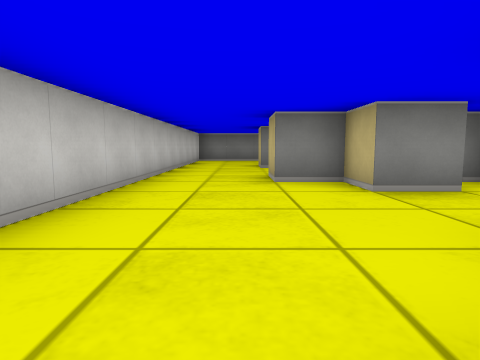
view 1 (above)

21 first-person views from a walk through a cub3D maze. The camera is about half as high as the walls, tilts 6° down and sees 75° across. The floor is counted in squares. Each view is taken from the middle of a square. On the plan, view 1 faces up. The plan holds only what a view shows up to about 9 squares ahead; the rest is blank.

view 2
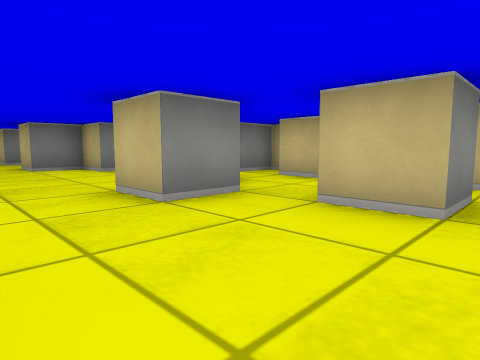

view 3
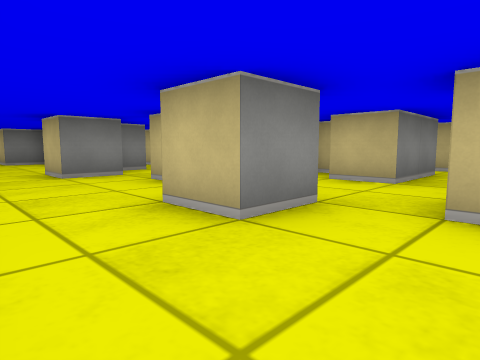

view 4
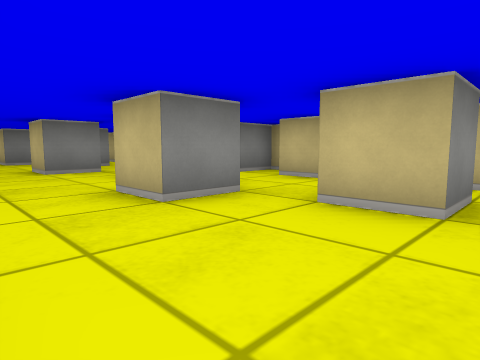

view 5
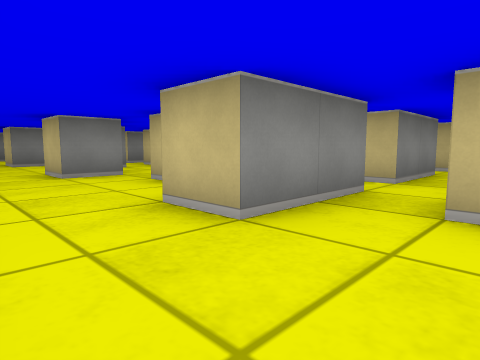

view 6
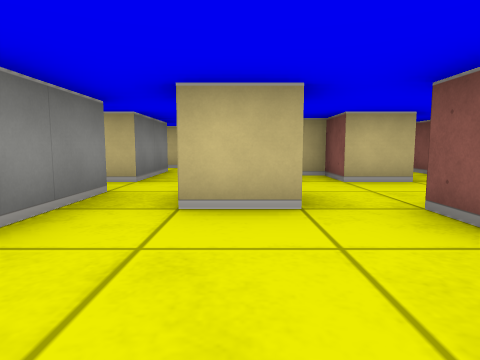

view 7
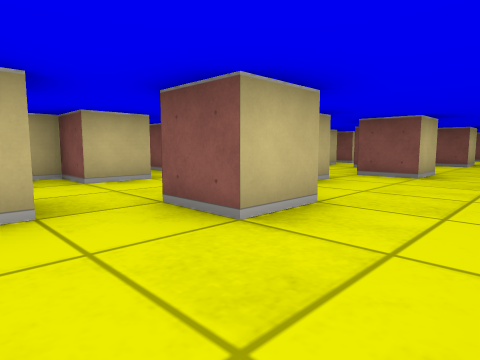

view 8
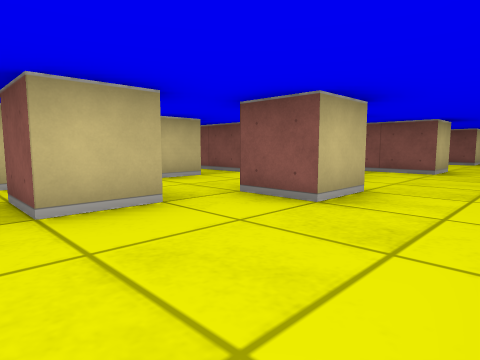

view 9
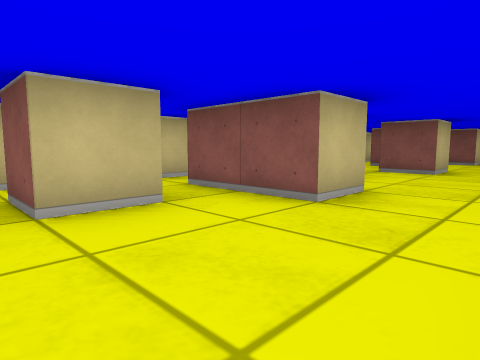

view 10
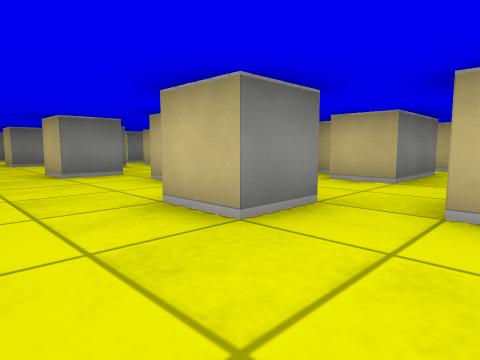

view 11
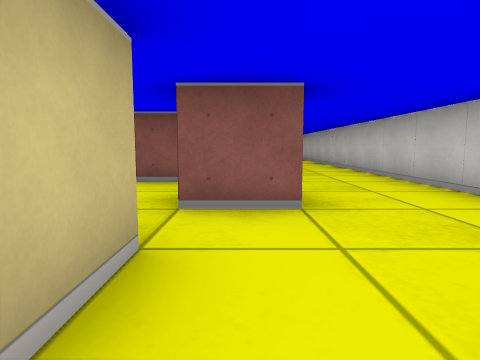

view 12
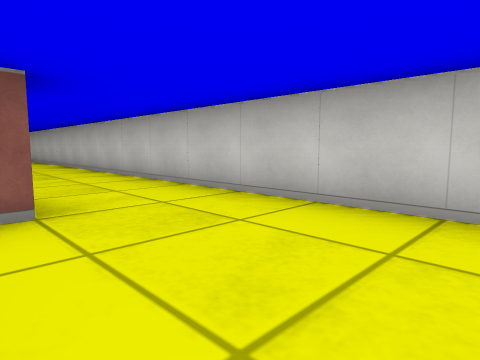

view 13
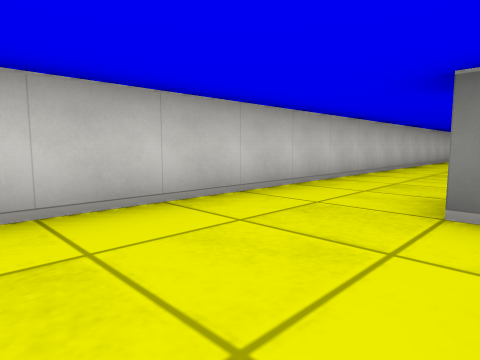

view 14
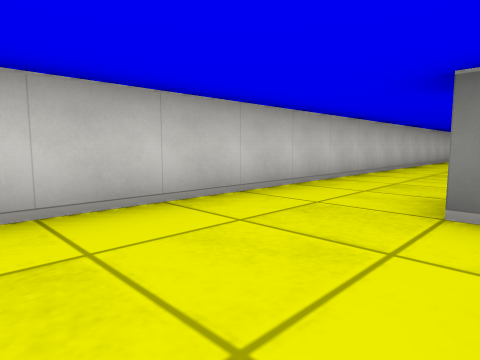

view 15
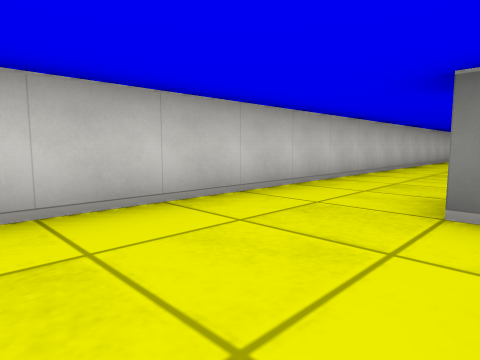

view 16
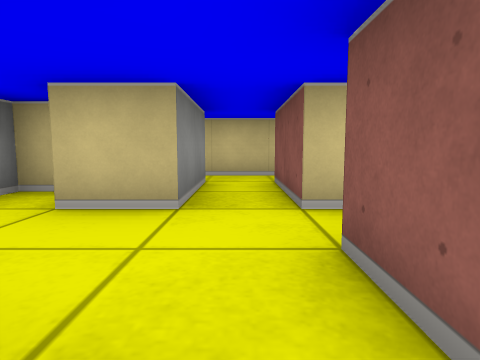

view 17
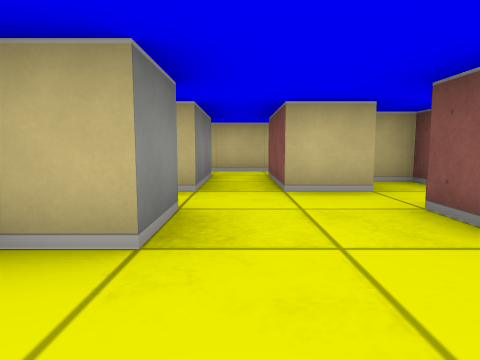

view 18
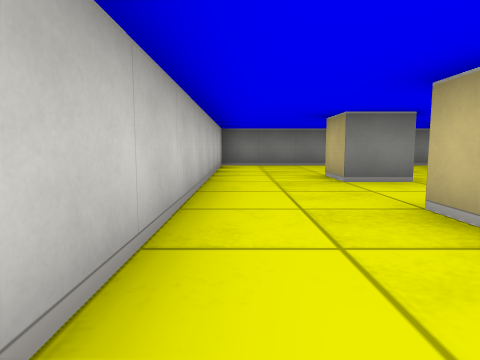

view 19
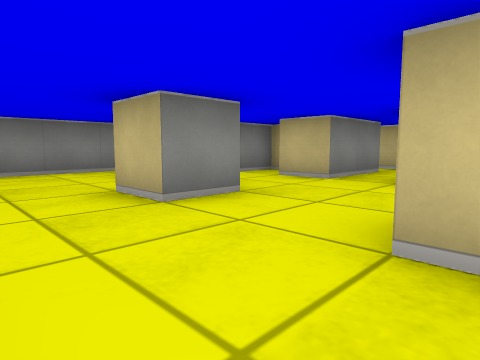

view 20
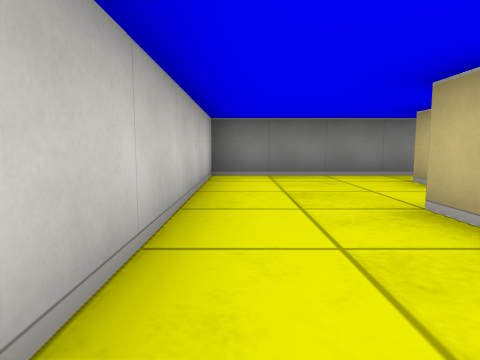

view 21
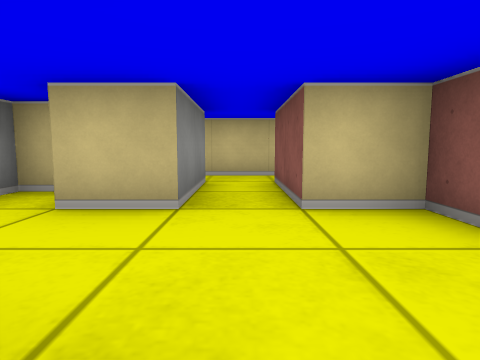

### Floor plan
Key: @ floor where view 1 was taken; # wall or solid block; . floor.
Columns run from 2 left of view 1 to 7 right of it. Each row starts with its distance up from view 1.
 12 #######
 11 #.... .
 10 #...#.##
  9 #......#
  8 #..#..##.#
  7 #........#
  6 #.....##.#
  5 #..##### #
  4 #.. #.## #
  3 #........#
  2 #.....## #
  1  ..##..#
  0  .@#..##
 -1 #.....
 -2 #...#.##
 -3 #......#
 -4 #..#..##.#
 -5 #........
 -6 #...#.##
 -7 #......#
 -8 #..#..##.#
 -9 #........#
-10 #...#.##.#
-11 #..... # #
-12 #..##.##.#
-13 #........
-14 #...#.##
-15 #......#
-16 #..#..##
-17 #.......
-18 #...#.##
-19 #......#
-20 #..#..##.#
-21 #........
-22 #...#.##
-23 #.....
-24 #..##.#
-25 #...
-26 #...
-27 #....
-28   .#.
-29   ...
-30   ..#
-31   ..
-32    #

Where each view was taken, in squares from view 1:
view 1: 0 up, 0 right, facing up
view 2: 3 down, 1 left, facing up-right
view 3: 6 down, 1 left, facing up-right
view 4: 11 down, 1 left, facing up-right
view 5: 14 down, 1 left, facing up-right
view 6: 14 down, 1 left, facing right
view 7: 14 down, 1 left, facing down-right
view 8: 17 down, 1 left, facing down-right
view 9: 21 down, 1 left, facing down-right
view 10: 22 down, 1 left, facing up-right
view 11: 17 down, 1 right, facing down
view 12: 17 down, 1 right, facing down-left
view 13: 19 down, 1 right, facing up-left
view 14: 15 down, 1 right, facing up-left
view 15: 11 down, 1 right, facing up-left
view 16: 9 down, 1 right, facing right
view 17: 3 up, 0 right, facing right
view 18: 3 up, 1 left, facing up
view 19: 5 up, 1 left, facing up-right
view 20: 6 up, 1 left, facing up
view 21: 7 up, 1 right, facing right
